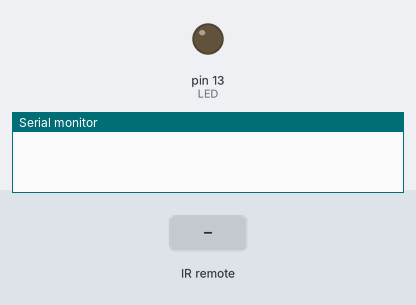
The sketch below on a simulated Arduino Uno, built with avr-gcc and run on an emulated ATmega328P. Shown: output pins drawn as LEDs (lit = HIGH), the last lines printed to the serial monitor. The inputs (shaded band) are chosen by the test bench.

Above: at 1.2 s.
1.3 s: infrared code 0xFFA25D received
At 2.3 s:
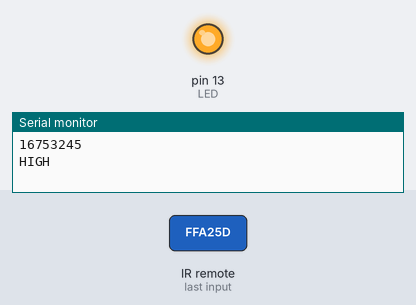
Timing chart, 0 to 4.3 s (numbered marks = the images above; inputs shaded):
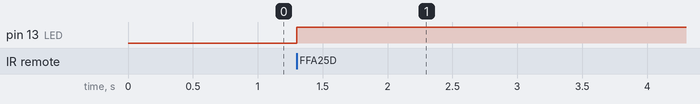

The sketch:

IRReceiverTest.ino
```cpp
#include <IRremote.h>
const int RECV_PIN = 11;
int LED = 13;
bool ON = false;
IRrecv irrecv(RECV_PIN);
decode_results results;

void setup() {
  Serial.begin(9600);
  irrecv.enableIRIn();
  pinMode(LED, OUTPUT);
  digitalWrite(LED, LOW);
}

void loop() {
  if (irrecv.decode(&results)) {
    irrecv.resume();
    Serial.println(results.value);
    int value = results.value;
    if (results.value == 16753245) {
      if (ON) {
        Serial.println("LOW");
        digitalWrite(LED, LOW);
        ON = false;
      }
      else {
        digitalWrite(LED, HIGH);
        Serial.println("HIGH");
        ON = true;
      }
    }
  }
}

  /*
    if (results.value == 0x34895725) { //VolumeHigh
    digitalWrite(switch1, HIGH);
    delay(200);
    digitalWrite(switch1, LOW);
    results.value = 0x00000000;
    }
  */
```

Measured:
- after the input at 1.3 s, pin 13 (LED): LOW → HIGH at once
